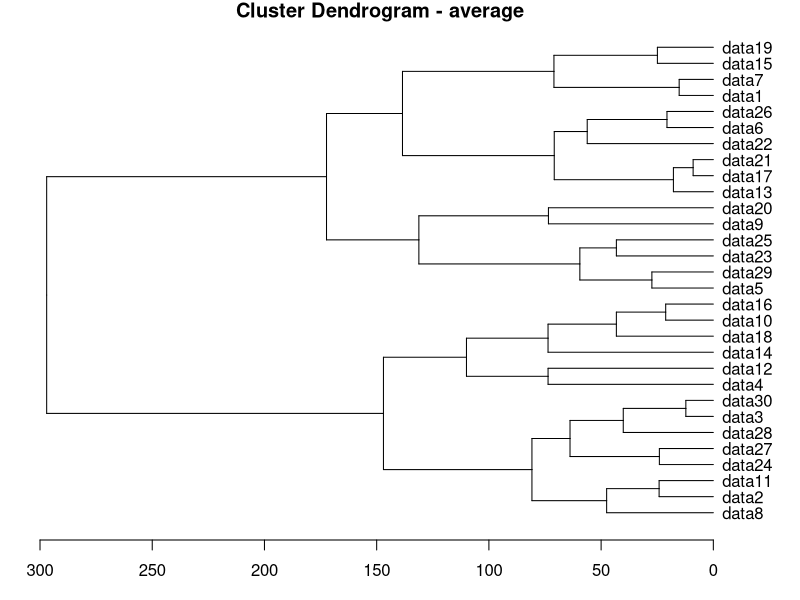
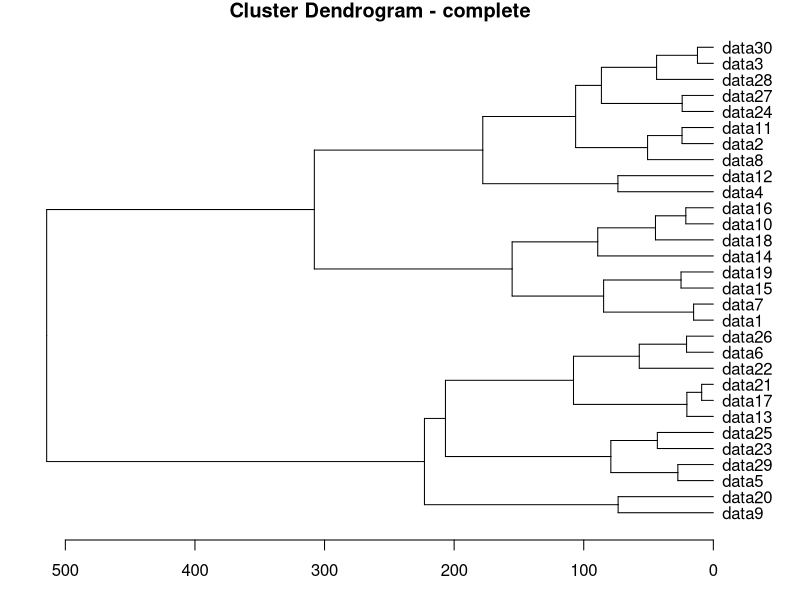

Here is the R script that generated these plots, in order:
## ---- chunk 1
packageName <- c("stats")
for(i in 1:length(packageName)) {
  if(!(packageName[i] %in% rownames(installed.packages()))) {
    install.packages(packageName[i])
  }
}
lapply(packageName, require, character.only = TRUE)
## ---- chunk 2
set.seed(123)
getOriData <- matrix(c(
    dim1 = rnorm(30,mean=100,sd=5),
    dim2 = cos(rnorm(30,mean=200,sd=100)),
    dim3 = sin(rnorm(30,mean=500,sd=300)),
    dim4 = sample(c(-100:100,NA),size=30,replace=TRUE),
    dim5 = sample(c(500:1000,NA),size=30,replace=TRUE))
    , ncol = 5
)

# change name of matrix
colnames(getOriData) <- c("dim1","dim2","dim3","dim4","dim5")
rowNameList <- c()
for(i in 1:nrow(getOriData)) {
    rowNameList <- c(rowNameList,paste("data",toString(i),sep=""))
}
rownames(getOriData) <- rowNameList

# get rid of NAs
getOriData[is.na(getOriData)] <- 0

head(getOriData, 5)
## ---- chunk 3
# clustering based on correlation
getOriData.dist.cor <- as.dist(1 - cor(t(getOriData)))

# clustering based on euclidean
getOriData.dist.euc <- dist(getOriData)
hc_ave <- hclust(getOriData.dist.euc, "average")
hc_cmp <- hclust(getOriData.dist.euc, "complete")
summary(hc_ave)
## ---- chunk 4
# draw the dendrogram
par(mar=c(3,1,1,3)) 
plot(
     as.dendrogram(hc_ave), labels = NULL, 
     axes = TRUE, frame.plot = FALSE, ann = TRUE,
     main = "Cluster Dendrogram - average",
     sub = NULL, cex = .6, horiz=T
)
par(mar=c(3,1,1,3)) 
plot(
     as.dendrogram(hc_cmp), labels = NULL, 
     axes = TRUE, frame.plot = FALSE, ann = TRUE,
     main = "Cluster Dendrogram - complete",
     sub = NULL, cex = .6, horiz=T
)
## ---- chunk 5
hc_ave$height
## ---- chunk 6
head(hc_ave$merge, 10)
## ---- chunk 7
# get sub-tree
# by how much groups generated
getSubtreeGroup <- cutree( hc_ave, k=15 )
getSubtreeGroup
## ---- chunk 8
# by tree height
getSubtreeHeight <- cutree( hc_ave, h=100 )
getSubtreeHeight
